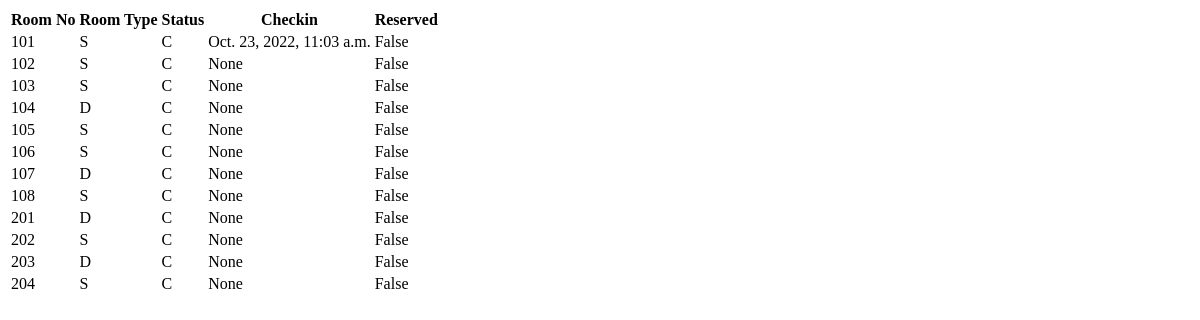
The app's page /Main/Rooms/, older data.
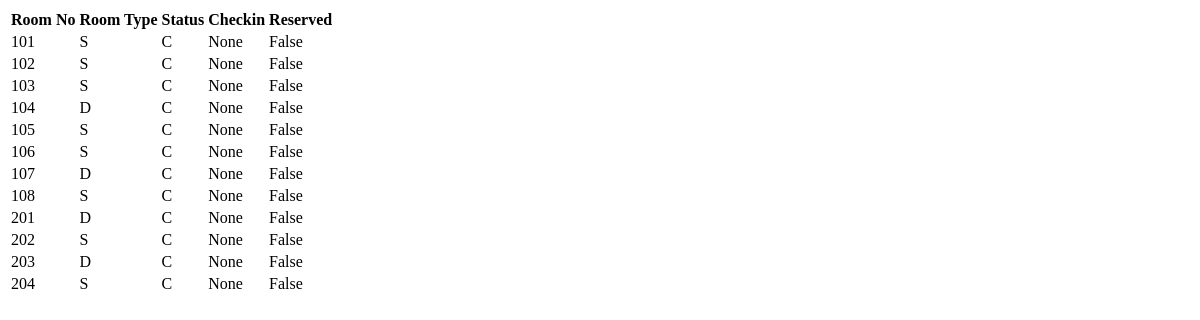
The same page, newer data.
### MainPage/models.py (models this page shows, shortened)
class Rooms(models.Model):
    Roomno = models.IntegerField(primary_key=True)
    TYPES = [('S', 'Single'),('D','Double')]
    RoomType = models.CharField(choices=TYPES,max_length=10)
    STYPES = [('C','CLEANED'),('N','NOTCLEANED'),('O','OCCUPIED')]
    Status = models.CharField(default='C',choices=STYPES,max_length=10)
    Checkin = models.DateTimeField(null=True)
    Reserved = models.BooleanField(default=False)

### MainPage/views.py (the view)
# urls.py: path('Rooms/', views.second_view),
def second_view(request):
    return render(request, 'Roomsview.html',{'RoomList': Rooms.objects.all()})

### MainPage/templates/Roomsview.html (shortened to what this page needs)
<!doctype html>
<html>
    <head>
    </head>
    <body>
        <table>
            <tr>
                <th>Room No</th>
                <th>Room Type</th>
                <th>Status</th>
                <th>Checkin</th>
                <th>Reserved</th>
            </tr>
            {% for i in RoomList %}
            <tr>
                <td>{{ i.Roomno }}</td>
                <td>{{ i.RoomType }}</td>
                <td>{{ i.Status }}</td>
                <td>{{ i.Checkin }}</td>
                <td>{{ i.Reserved }}</td>
            </tr>
            {% endfor %}
        </table>
    </body>
</html>

Row changes from the older to the newer data that the page shows:
changed Rooms id 101: Checkin "Oct. 23, 2022, 11:03 a.m." → "None"
